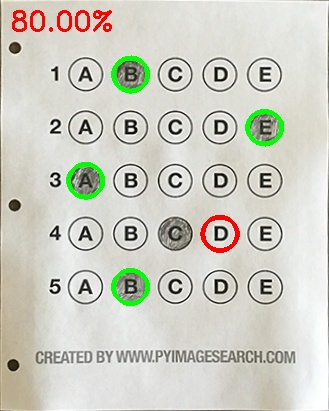
#> input picture optical-mark-recognition/exam.jpg, 329 x 411 px
$ python test_grader.py --image exam.jpg
#> lines starting #> are read from the running program, lines starting #| are printed output that depends on the picture; after the words box and inside, x2 and y2 are one past the last pixel; in counts of white or black regions, pixels touching at a corner belong together
# USAGE
# python test_grader.py --image images/test_01.png

# import the necessary packages
from imutils.perspective import four_point_transform
from imutils import contours
import numpy as np
import argparse
import imutils
import cv2

# construct the argument parse and parse the arguments
ap = argparse.ArgumentParser()
ap.add_argument("-i", "--image", required=True,
                help="path to the input image")
args = vars(ap.parse_args())

# define the answer key which maps the question number
# to the correct answer
ANSWER_KEY = {0: 1, 1: 4, 2: 0, 3: 3, 4: 1}

# load the image, convert it to grayscale, blur it
# slightly, then find edges

image = cv2.imread(args["image"])
#> image is the input picture: shape (411, 329, 3); mean B, G, R 195.4, 206.2, 205.8
gray = cv2.cvtColor(image, cv2.COLOR_BGR2GRAY)
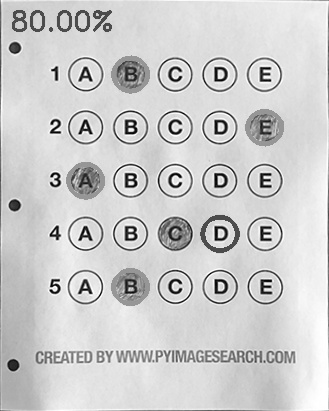
#> gray: shape (411, 329); min 0, max 255, mean 204.9
blurred = cv2.GaussianBlur(gray, (5, 5), 0)
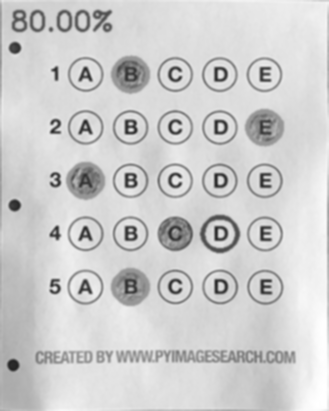
#> blurred: shape (411, 329); min 35, max 255, mean 205
edged = cv2.Canny(blurred, 75, 200)
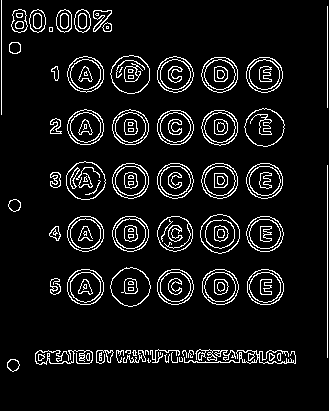
#> edged: shape (411, 329); 7.8% white in thin lines or dots, all inside (x1, y1, x2, y2) = (1, 0, 328, 372)
# find contours in the edge map, then initialize
# the contour that corresponds to the document
cnts = cv2.findContours(edged.copy(), cv2.RETR_EXTERNAL,
                        cv2.CHAIN_APPROX_SIMPLE)
#> cnts = 65 contours, 19 with area under 20; largest, box (x1, y1, x2, y2) and area: (200, 214, 240, 254) 1177, (110, 267, 151, 307) 1164, (110, 55, 150, 94) 1156, (66, 161, 106, 200) 1152, (244, 108, 285, 147) 1145
cnts = imutils.grab_contours(cnts)
docCnt = None

# ensure that at least one contour was found
if len(cnts) > 0:
    # sort the contours according to their size in
    # descending order
    cnts = sorted(cnts, key=cv2.contourArea, reverse=True)

    # loop over the sorted contours
    for c in cnts:
        # approximate the contour
        peri = cv2.arcLength(c, True)
        approx = cv2.approxPolyDP(c, 0.02 * peri, True)

        # if our approximated contour has four points,
        # then we can assume we have found the paper
        if len(approx) == 4:
            docCnt = approx
            break
#> this loop made 51 passes
#> (peri, docCnt) on pass 51: (14, [[49, 27], [49, 31], [52, 31], [52, 27]])
#> peri on passes 1 to 6: 127.9, 129, 127.1, 127.3, 129.5, 119.2

# apply a four point perspective transform to both the
# original image and grayscale image to obtain a top-down
# birds eye view of the paper
paper = four_point_transform(image, docCnt.reshape(4, 2))
warped = four_point_transform(gray, docCnt.reshape(4, 2))
#> warped = [[211, 77, 213], [74, 76, 75], [77, 77, 75], [213, 75, 206]]

# apply Otsu's thresholding method to binarize the warped
# piece of paper
thresh = cv2.threshold(warped, 0, 255,
                       cv2.THRESH_BINARY_INV | cv2.THRESH_OTSU)[1]
#> thresh = [[0, 255, 0], [255, 255, 255], [255, 255, 255], [0, 255, 0]]

# find contours in the thresholded image, then initialize
# the list of contours that correspond to questions
cnts = cv2.findContours(thresh.copy(), cv2.RETR_EXTERNAL,
                        cv2.CHAIN_APPROX_SIMPLE)
#> cnts = 1 contour, all with area under 20
cnts = imutils.grab_contours(cnts)
#> cnts = 1 item
questionCnts = []

# loop over the contours
for c in cnts:
    # compute the bounding box of the contour, then use the
    # bounding box to derive the aspect ratio
    (x, y, w, h) = cv2.boundingRect(c)
    ar = w / float(h)

    # in order to label the contour as a question, region
    # should be sufficiently wide, sufficiently tall, and
    # have an aspect ratio approximately equal to 1
    if w >= 20 and h >= 20 and ar >= 0.9 and ar <= 1.1:
        questionCnts.append(c)
#> this loop made 1 pass
#> (x, y, w, h, ar) on pass 1: (0, 0, 3, 4, 0.75)
#> after the loop, questionCnts = []

# sort the question contours top-to-bottom, then initialize
# the total number of correct answers
#> (the run stopped early here; a loop or call above may not have finished)
